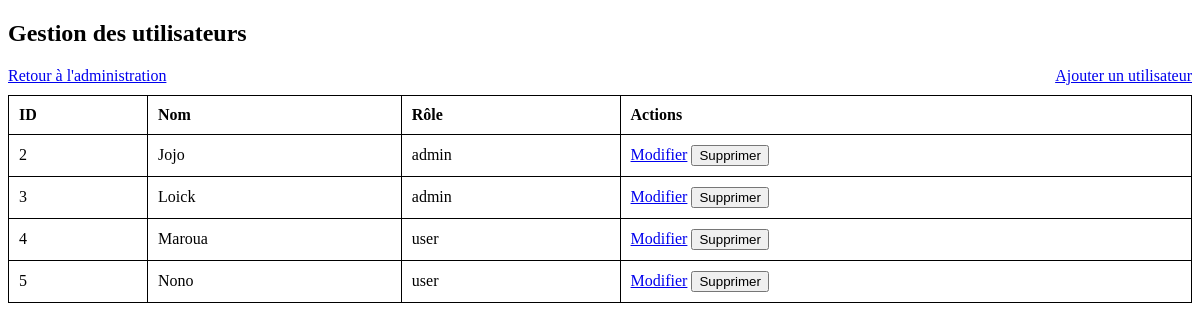
The app's page /admin/users (signed in) with its own data.
### tables this page shows
CREATE TABLE users (
        id INTEGER PRIMARY KEY, 
        name VARCHAR(255) NOT NULL UNIQUE,
        password VARCHAR(255) NOT NULL,
        role VARCHAR(50) NOT NULL DEFAULT 'user'
    );

### Backend/app.py (the view)
@app.route('/admin/users', methods=['GET'])
def admin_users():
    if 'role' not in session or session['role'] != 'admin':
        flash("Accès interdit.", 'error')
        return redirect(url_for('login'))
    users = get_all_users()
    return render_template('admin_users_table.html', users=users)

### Backend/database.py (called while the page is built)
def get_all_users():
    with db.connect() as conn:
        result = conn.execute(text("SELECT * FROM users")).fetchall()
        return [dict(row) for row in result]

### Frontend/templates/admin_users_table.html (shortened to what this page needs)
<!DOCTYPE html>
<html lang="fr">
<head>
    <link rel="stylesheet" href="/static/css/styles_admin_table.css">
</head>
<body>
    <h2>Gestion des utilisateurs</h2>
    <a href="/admin" class="btn-back">Retour à l'administration</a>
    <a href="/admin/users/add" class="btn-add">Ajouter un utilisateur</a>
    <table>
        <thead>
            <tr>
                <th>ID</th>
                <th>Nom</th>
                <th>Rôle</th>
                <th>Actions</th>
            </tr>
        </thead>
        <tbody>
            {% for user in users %}
            <tr>
                <td>{{ user.id }}</td>
                <td>{{ user.name }}</td>
                <td>{{ user.role }}</td>
                <td>
                    <a href="/admin/users/edit/{{ user.id }}">Modifier</a>
                    <form action="/admin/users/delete/{{ user.id }}" method="post" style="display:inline;">
                        <button type="submit" class="btn-delete" onclick="return confirm('Êtes-vous sûr de vouloir supprimer cet utilisateur ?');">Supprimer</button>
                    </form>
                </td>
            </tr>
            {% endfor %}
        </tbody>
    </table>
</body>
</html>

### Frontend/static/css/styles_admin_table.css (style rules this page uses)
table { width: 100%; border-collapse: collapse; }
table, th, td { border: 1px solid black; }
th, td { padding: 10px; text-align: left; }
.btn-add { float: right; margin-bottom: 10px; }

### records on screen
users: id "2", name "Jojo", role "admin"
users: id "3", name "Loick", role "admin"
users: id "4", name "Maroua", role "user"
users: id "5", name "Nono", role "user"
